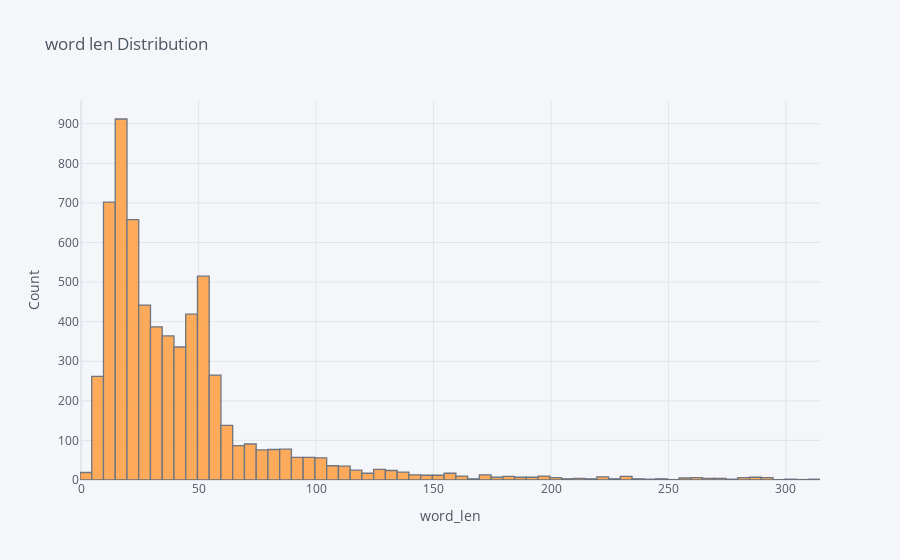

This figure's notebook cell:
### Code cell
train['word_len'].iplot(kind = 'hist',xTitle = 'word_len',yTitle = 'Count',
                         title = 'word len Distribution')

### Figure 1 — Plotly figure (JSON) as saved in the notebook; plotly's stock layout.template omitted (floating-point values rounded to 4 significant figures; data arrays with more than 128 entries replaced by an {"elided": "..."} marker saying what was removed)
{"data": [{"histfunc": "count", "histnorm": "", "marker": {"color": "rgba(255, 153, 51, 1.0)", "line": {"color": "#4D5663", "width": 1.3}}, "name": "word_len", "opacity": 0.8, "orientation": "v", "type": "histogram", "x": {"elided": "6393 int values"}}], "layout": {"barmode": "overlay", "legend": {"bgcolor": "#F5F6F9", "font": {"color": "#4D5663"}}, "paper_bgcolor": "#F5F6F9", "plot_bgcolor": "#F5F6F9", "title": {"font": {"color": "#4D5663"}, "text": "word len Distribution"}, "xaxis": {"gridcolor": "#E1E5ED", "showgrid": true, "tickfont": {"color": "#4D5663"}, "title": {"font": {"color": "#4D5663"}, "text": "word_len"}, "zerolinecolor": "#E1E5ED"}, "yaxis": {"gridcolor": "#E1E5ED", "showgrid": true, "tickfont": {"color": "#4D5663"}, "title": {"font": {"color": "#4D5663"}, "text": "Count"}, "zerolinecolor": "#E1E5ED"}}}
